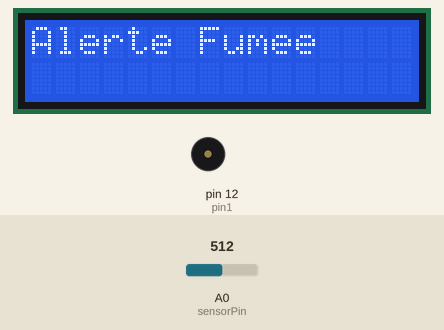
Recording of a sketch running on a simulated Arduino Uno, built with avr-gcc and run on an emulated ATmega328P. On the bench: 16×2 character LCD, buzzer (waves = sounding). The inputs (shaded band) are chosen by the test bench; at power-on: A0 (sensorPin) = 512. What the sketch prints to the serial monitor is not drawn.

Above: at 1.2 s.
1.3 s: A0 (sensorPin) set to 317
3.5 s: A0 (sensorPin) set to 283
At 5.1 s:
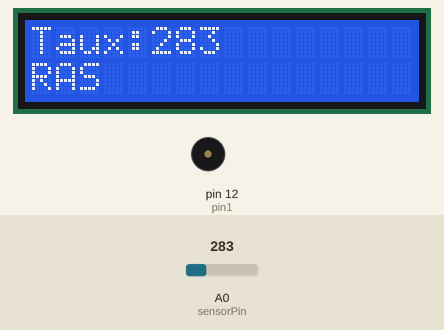
6.3 s: A0 (sensorPin) set to 306
At 7.1 s:
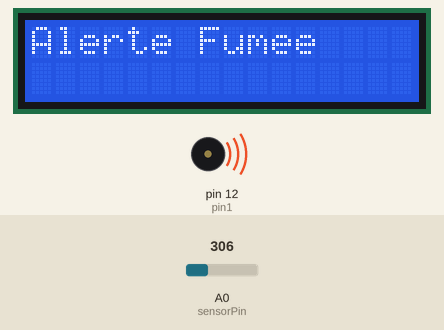
Timing chart, 0 to 17.0 s (numbered marks = the images above; inputs shaded):
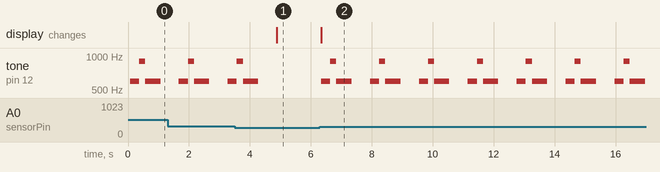

The sketch:

fum_e___buzzer___lcd.ino
```cpp
//affichage d'un texte sur un LCD
#include<LiquidCrystal.h>
#include <MQUnifiedsensor.h>

const int sensorPin=A0;
int smoke_level=-1; //Initialise le niveau de fumée à une valeur impossible au débogage. Si on voit la valeur -1 sur la sortie,
                      //on sait que ce n'est pas une valeur lue par analalogRead()
int pin1= 12;
int pin8=8;

LiquidCrystal lcd(2,3,4,5,6,7);


void setup(){
  lcd.begin(16,2); //initialise le nombre de colonnes et de lignes
  Serial.begin(9600);
  pinMode(sensorPin,INPUT);
  pinMode(pin1, OUTPUT);
  pinMode(pin8, OUTPUT);


  }
void loop(){

  smoke_level=analogRead(sensorPin); // MQ-2 est un capteur simple de résistance analogique
  Serial.println(smoke_level);


  if (smoke_level >300)  { //condition pour que le capteur soit en alerte     //or (light_level>...) or (hot_level>...)

    lcd.setCursor(0,1); //le curseur se positionne à la 1ère colonne, 2ième ligne
    lcd.clear();
    lcd.print("Alerte Fumee");
    Serial.println("Fumée détectée");


    digitalWrite(8, HIGH);

    tone (12, 600); // allume le buzzer actif arduino
    delay(300);
    tone(12, 900); // allume le buzzer actif arduino
    delay(200);
    tone(12, 600); // allume le buzzer actif arduino
    delay(500);
    noTone(12);  // désactiver le buzzer actif arduino
    delay(500);

  }

  else{
    lcd.clear();
    lcd.setCursor(0,0); //le curseur se positionne à la 1ère colonne, 2ième ligne
    lcd.print("Taux:");
    lcd.print(smoke_level);
    lcd.setCursor(0,1);
    lcd.print("RAS");
    noTone(12);
    noTone(8);
  }
  delay(100);


}
```

Measured:
- the behaviour switches between 301 and 300 on A0 (sensorPin) (found by bisection; images 0 and 1)
- after the input at 3.5 s, tone on pin 12 (pin1): goes on until 4.3 s, then stays silent; the display: changes after 1.4 s (image 1)
- after the input at 6.3 s, tone on pin 12 (pin1): silent → 600 Hz at once, then repeats every 1.6 s: 900 Hz 0.20 s, 600 Hz 0.50 s, silent 0.60 s, 600 Hz 0.30 s; the display: changes at once (image 2)
- by itself, tone on pin 12 (pin1): plays 600 Hz for 0.30 s, 900 Hz for 0.20 s, 600 Hz for 0.50 s, 600 Hz for 0.22 s
